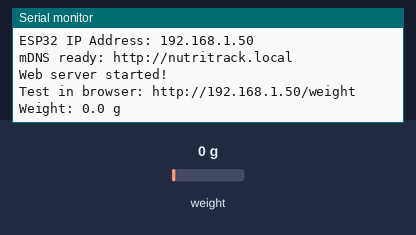
Simulated run of this sketch. Board: ESP32. Parts: the last lines printed to the serial monitor. Inputs (shaded band) come from the test bench; at power-on: weight on the scale 0 g. WiFi joins after 1.5 s; servers stay silent unless stated.

Above: at 8.2 s.
8.3 s: weight on the scale set to 100 g
At 8.8 s:
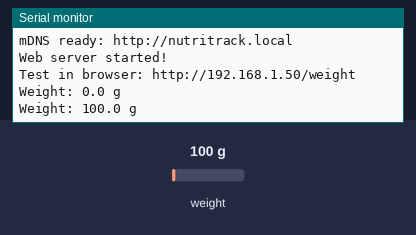
9.8 s: weight on the scale set to 1250 g
At 11.1 s:
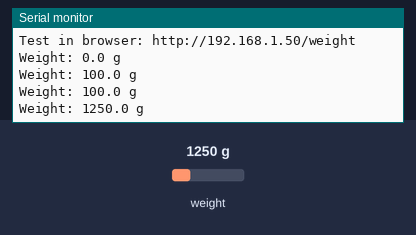
Timing chart, 0 to 12.8 s (numbered marks = the images above; inputs shaded):
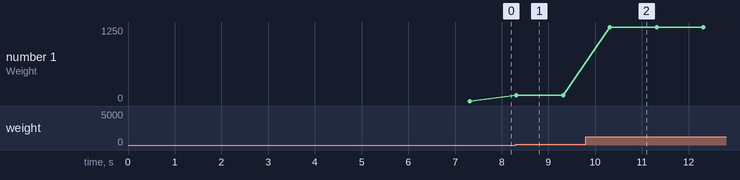

Measured:
- after the input at 8.3 s, the serial monitor: prints a new line at once (image 1)
- after the input at 9.8 s, the serial monitor: prints a new line after 0.51 s (image 2)
- plotted number 1: 0 → 100 after the input at 8.3 s, 100 → 1250 after the input at 9.8 s

The sketch:

NutriTrack_ESP32_Scale.ino
```cpp
#include <WiFi.h>
#include <WebServer.h>
#include <ESPmDNS.h>
#include "HX711.h"

// ---------- Wi-Fi configuration ----------
// Change these values if the Wi-Fi network changes.
// ESP32 supports 2.4 GHz only. On an iPhone hotspot enable "Maximize Compatibility".
const char* WIFI_SSID = "1234";
const char* WIFI_PASSWORD = "87654321";

// Optional fixed IP so the address never changes.
// Set USE_STATIC_IP to true and match the values to YOUR router
// (same first three numbers as your laptop's IP, unused last number).
#define USE_STATIC_IP false
IPAddress local_IP(192, 168, 1, 50);
IPAddress gateway(192, 168, 1, 1);
IPAddress subnet(255, 255, 255, 0);
IPAddress dns(8, 8, 8, 8);

// App can also reach the scale at http://nutritrack.local
const char* DEVICE_NAME = "nutritrack";

// ---------- HX711 ----------
#define HX711_DOUT 16
#define HX711_SCK 17

HX711 scale;
WebServer server(80);

const float CALIBRATION_FACTOR = 1278.0;

// ---------- CORS ----------
void addCorsHeaders() {
  server.sendHeader("Access-Control-Allow-Origin", "*");
  server.sendHeader("Access-Control-Allow-Methods", "GET, OPTIONS");
  server.sendHeader("Access-Control-Allow-Headers", "*");
  server.sendHeader("Access-Control-Allow-Private-Network", "true");
  server.sendHeader("Cache-Control", "no-store");
}

void handleOptions() {
  addCorsHeaders();
  server.send(204);
}

// ---------- Weight ----------
float readWeight() {
  // Don't wait forever for the HX711
  if (!scale.wait_ready_timeout(1000)) {
    Serial.println("HX711 timeout!");
    return -1;
  }

  float weight = scale.get_units(3);
  if (weight < 0) weight = 0;
  return weight;
}

// ---------- API ----------
void handleWeight() {
  float weight = readWeight();
  addCorsHeaders();

  String json;
  if (weight < 0) {
    json = "{\"weight\":null}";
  } else {
    json = "{\"weight\":" + String(weight, 1) + "}";
  }
  server.send(200, "application/json", json);
}

void handleRoot() {
  addCorsHeaders();
  String msg = "NutriTrack ESP32 Scale is running\nIP: " + WiFi.localIP().toString();
  server.send(200, "text/plain", msg);
}

void handleNotFound() {
  addCorsHeaders();
  server.send(404, "text/plain", "Not found");
}

// ---------- Wi-Fi ----------
const char* wifiStatusText(wl_status_t s) {
  switch (s) {
    case WL_NO_SSID_AVAIL:   return "SSID not found (wrong name or 5 GHz network)";
    case WL_CONNECT_FAILED:  return "Connect failed (wrong password?)";
    case WL_CONNECTION_LOST: return "Connection lost";
    case WL_DISCONNECTED:    return "Disconnected";
    case WL_IDLE_STATUS:     return "Idle";
    default:                 return "Other";
  }
}

bool connectWiFi() {
  WiFi.persistent(false);
  WiFi.mode(WIFI_STA);
  WiFi.setAutoReconnect(true);
  WiFi.disconnect(true);
  delay(500);

#if USE_STATIC_IP
  if (!WiFi.config(local_IP, gateway, subnet, dns)) {
    Serial.println("Static IP config failed, using DHCP");
  }
#endif

  WiFi.begin(WIFI_SSID, WIFI_PASSWORD);
  Serial.print("Connecting to Wi-Fi");

  unsigned long start = millis();
  while (WiFi.status() != WL_CONNECTED && millis() - start < 20000) {
    delay(500);
    Serial.print(".");
  }
  Serial.println();

  if (WiFi.status() == WL_CONNECTED) {
    Serial.println("Wi-Fi connected!");
    Serial.print("ESP32 IP Address: ");
    Serial.println(WiFi.localIP());
    return true;
  }

  Serial.print("Wi-Fi failed: ");
  Serial.println(wifiStatusText(WiFi.status()));
  return false;
}

void ensureWiFi() {
  static unsigned long lastCheck = 0;
  if (WiFi.status() == WL_CONNECTED) return;
  if (millis() - lastCheck < 10000) return;
  lastCheck = millis();
  Serial.println("Wi-Fi lost, reconnecting...");
  WiFi.disconnect();
  WiFi.begin(WIFI_SSID, WIFI_PASSWORD);
}

void setup() {
  Serial.begin(115200);
  delay(1000);

  Serial.println();
  Serial.println("NutriTrack Weight System");
  Serial.println("------------------------");

  // ---------- HX711 ----------
  scale.begin(HX711_DOUT, HX711_SCK);

  Serial.println("Taring... Remove all weight.");
  delay(3000);

  if (scale.wait_ready_timeout(3000)) {
    scale.set_scale(CALIBRATION_FACTOR);
    scale.tare();
    Serial.println("Tare complete!");
  } else {
    Serial.println("HX711 NOT DETECTED! Check wiring (DOUT=16, SCK=17, VCC, GND).");
  }

  // ---------- Wi-Fi (retry until connected) ----------
  while (!connectWiFi()) {
    Serial.println("Retrying in 3 seconds...");
    delay(3000);
  }

  // ---------- mDNS ----------
  if (MDNS.begin(DEVICE_NAME)) {
    MDNS.addService("http", "tcp", 80);
    Serial.print("mDNS ready: http://");
    Serial.print(DEVICE_NAME);
    Serial.println(".local");
  } else {
    Serial.println("mDNS failed, use the IP address instead.");
  }

  // ---------- Server ----------
  server.on("/", HTTP_GET, handleRoot);
  server.on("/weight", HTTP_GET, handleWeight);
  server.on("/", HTTP_OPTIONS, handleOptions);
  server.on("/weight", HTTP_OPTIONS, handleOptions);
  server.onNotFound(handleNotFound);

  server.begin();

  Serial.println("Web server started!");
  Serial.print("Test in browser: http://");
  Serial.print(WiFi.localIP());
  Serial.println("/weight");
}

void loop() {
  ensureWiFi();
  server.handleClient();

  // Print weight every second
  static unsigned long lastReading = 0;
  if (millis() - lastReading >= 1000) {
    lastReading = millis();
    float weight = readWeight();

    if (weight >= 0) {
      Serial.print("Weight: ");
      Serial.print(weight, 1);
      Serial.println(" g");
    }
  }
}
```
